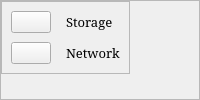
                  <widget class="QFrame" name="ListButton">
                   <property name="frameShape">
                    <enum>QFrame::StyledPanel</enum>
                   </property>
                   <property name="frameShadow">
                    <enum>QFrame::Raised</enum>
                   </property>
                   <layout class="QHBoxLayout" name="horizontalLayout_10">
                    <property name="leftMargin">
                     <number>0</number>
                    </property>
                    <property name="topMargin">
                     <number>0</number>
                    </property>
                    <property name="rightMargin">
                     <number>0</number>
                    </property>
                    <item alignment="Qt::AlignLeft|Qt::AlignTop">
                     <widget class="QFrame" name="frame_4">
                      <property name="frameShape">
                       <enum>QFrame::StyledPanel</enum>
                      </property>
                      <property name="frameShadow">
                       <enum>QFrame::Raised</enum>
                      </property>
                      <layout class="QGridLayout" name="gridLayout">
                       <property name="horizontalSpacing">
                        <number>15</number>
                       </property>
                       <property name="verticalSpacing">
                        <number>9</number>
                       </property>
                       <item row="1" column="0" alignment="Qt::AlignLeft">
                        <widget class="QPushButton" name="network_btn">
                         <property name="text">
                          <string/>
                         </property>
                         <property name="icon">
                          <iconset resource="../static/resource.qrc">
                           <normaloff>:/newPrefix/icons/icons/feather/wifi.svg</normaloff>:/newPrefix/icons/icons/feather/wifi.svg</iconset>
                         </property>
                         <property name="iconSize">
                          <size>
                           <width>32</width>
                           <height>32</height>
                          </size>
                         </property>
                        </widget>
                       </item>
                       <item row="0" column="1">
                        <widget class="QLabel" name="label_4">
                         <property name="font">
                          <font>
                           <family>Constantia</family>
                           <pointsize>10</pointsize>
                          </font>
                         </property>
                         <property name="text">
                          <string>Storage</string>
                         </property>
                        </widget>
                       </item>
                       <item row="0" column="0" alignment="Qt::AlignLeft">
                        <widget class="QPushButton" name="storage_btn">
                         <property name="text">
                          <string/>
                         </property>
                         <property name="icon">
                          <iconset resource="../static/resource.qrc">
                           <normaloff>:/newPrefix/icons/icons/feather/disc.svg</normaloff>:/newPrefix/icons/icons/feather/disc.svg</iconset>
                         </property>
                         <property name="iconSize">
                          <size>
                           <width>32</width>
                           <height>32</height>
                          </size>
                         </property>
                        </widget>
                       </item>
                       <item row="1" column="1">
                        <widget class="QLabel" name="label_6">
                         <property name="font">
                          <font>
                           <family>Constantia</family>
                           <pointsize>10</pointsize>
                          </font>
                         </property>
                         <property name="text">
                          <string>Network</string>
                         </property>
                        </widget>
                       </item>
                      </layout>
                     </widget>
                    </item>
                   </layout>
                  </widget>
